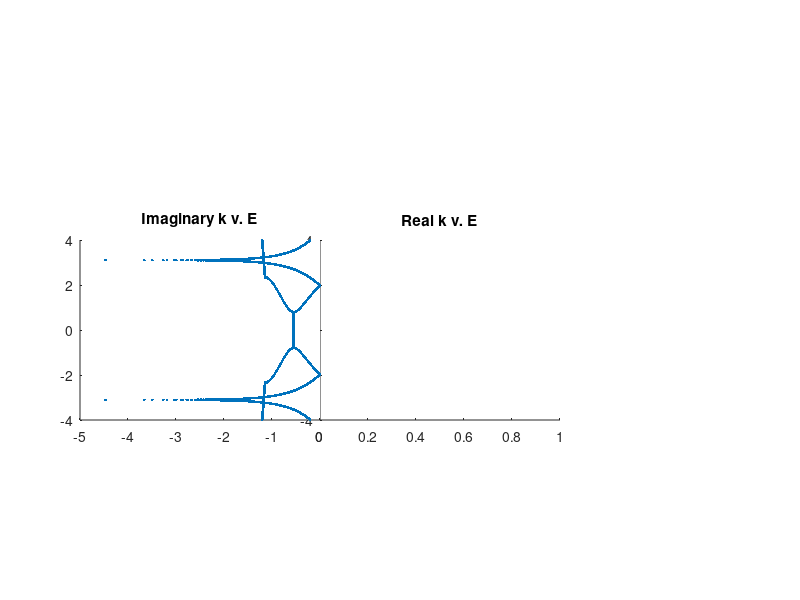

Write the MATLAB code that produced this figure.
clear all
%alpha = -3;
%beta_1 = -2.2;  %THIS GIVES WEIRD STUFF?
%beta_2 = 1.5;

alpha = 0.8;
beta_1 = -.4;
beta_2 = -1.3;

%Test system 1
Hd = [alpha, beta_1;beta_1,-alpha];
Hs = [0,beta_2;beta_2,0];

%Test System 2
%Hd = [alpha, beta_1;beta_1,alpha];
%Hs = [beta_2,0;0,0];

%Test System 3 
%alpha = 0.69;
%beta_1 = -1.2;
%beta_2 = -.7;
%Hd = [alpha, beta_1;beta_1,alpha];
%Hs = [beta_2,0;0,0];
%Hd = [alpha, beta_1;beta_1,-alpha];
%Hs = [0,beta_2;beta_2,0];

%Test System 4
%alpha = 0.69;
%beta_1 = -1.35;
%beta_2 = .92;
%Hd = [alpha, beta_1;beta_1,alpha];
%Hs = [beta_2,0;0,0];
%Hd = [alpha, beta_1;beta_1,-alpha];
%Hs = [0,beta_2;beta_2,0];

%%Test System 5
%alpha = 0.21;
%beta_1 = -2.43;
%beta_2 = .13;
%Hd = [alpha, beta_1;beta_1,alpha];
%Hs = [beta_2,0;0,0];
%Hd = [alpha, beta_1;beta_1,-alpha];
%Hs = [0,beta_2;beta_2,0];

%%Model System 3
%alpha = 0;
%beta = -.5;
%Hd = [alpha, beta, 0, 0, 0, beta ;beta,alpha,beta, ... 
%    0, 0, 0; 0, beta, alpha, beta, 0, 0; 0, 0, beta, alpha,...
%    beta, 0; 0, 0, 0, beta, alpha, beta; beta, 0, 0, 0, beta, alpha];
%Hs = zeros(6);
%Hs(1,4) = beta;

%Model System 4
%alpha = 0;
%beta = -.5;
%Hd = [alpha, beta, 0, 0, 0, beta ;beta,alpha,beta, 0, 0, 0; 0,...
%    beta, alpha, beta, 0, 0; 0, 0, beta, alpha, beta, 0; 0, 0, 0, ...
%    beta, alpha, beta; beta, 0, 0, 0, beta, alpha];
%Hs = zeros(6);
%Hs(1,3) = beta;

%Model System 5
%alpha = 0;
%beta = -.5;
%Hd = [alpha, beta, 0, 0, 0, beta ;beta,alpha,beta, 0, 0, 0; 0, beta, ...
%    alpha, beta, 0, 0; 0, 0, beta, alpha, beta, 0; 0, 0, 0, beta, alpha,...
%    beta; beta, 0, 0, 0, beta, alpha];
%Hs = zeros(6);
%Hs(1,2) = beta;

%Model System 6
%Hd = -.5* [0,1,0,0,0,1;1,0,1,0,0,0;0,1,0,1,0,0;0,0,1,0,1,0;0,0,0,1,0,1;1,0,0,0,1,0];
%Hs = zeros(6);
%Hs(2,1) = -.5;
%Hs(3,4) = -.5;
%Hs(5,4)= -.5;
%Hs(6,1) = -.5;

%Data
%Hd = [.8,-.4;-.4,-.8];
%Hs = [0,-1.3;-1.3,0];
%E = [-10,10];

%Hd = [0];
%Hs = [-1/2];
E=[-4,4];

a = E(1,1); 
b = E(1,2);
Data_x = [];
Data_y = [];


    
for e = a:.001:b 
    
    Hsdagger = (Hs)' ;
    length = size(Hsdagger,1);

    %Calculate Inverse Hermitian Conjugate
    for j = 1:length
        for k = 1:length
            Hsdagger(j,k) = conj(Hsdagger(j,k));
        end
    end
    
    %BUILD AV = BVD (GENERALIZED EIGEN VALUE PROBLEM)
    A = [e*eye(length) - Hd, -Hs; eye(length), zeros(length)];
    B = [Hsdagger, zeros(length); zeros(length), eye(length)];
    [V,D] = eig(A,B); %AV = BVD
    
    
    temp = [];
    for j = 1:size(D,2)
        temp = [temp, (log( D(j,j) )/(1i))];
    end
    
    temp = sort(temp);
    
    for j = 1:rank(Hs)
        index1 = size(D,2)/2 - j +1;
        index2 = size(D,2)/2 +j;
        
        Data_x = [Data_x, log( temp(index1) )/(1i), log( temp(index2) )/(1i)];
        Data_y = [Data_y, e, e];    
    end
     
end

%Build imaginary and real data to plot. 
%This will plot a point with imag to imag
%And only purely real to real
Imag_k=  [];
Imag_E = [];
Real_k = [];
Real_E = [];

for e = 1:size(Data_x,2)
    if imag( Data_x(e) ) ~= 0
        Imag_k = [Imag_k, imag(Data_x(e)) ];
        Imag_E = [Imag_E, Data_y(e)];
    elseif imag( Data_x(e) ) == 0
        Real_k = [Real_k, Data_x(e)];
        Real_E = [Real_E, Data_y(e)];
    end
end







figure;
ax1=subplot('Position',[.4 .3 .3 .3]); %Position = [Left bottom width height];
scatter(abs(Real_k), Real_E, '.')
title('Real k v. E')
ylim([a,b])

hold on
ax2=subplot('Position',[.1 .3 .3 .3]);
set(ax2,'YTick',[],'XTick',[]);
scatter( -abs(Imag_k), Imag_E, '.')
title('Imaginary k v. E')
ylim([a,b])




return 

%SCREEN OUT 0 , pi, pi/2 for real data

stop=0;
[Real_k, sortIndex] = sort(Real_k);
Real_E = Real_E(sortIndex);
while stop == 0 
for j = 1:size(Real_k,2)
    if size(Real_k,2) < j
        break
    elseif abs( Real_k(j) ) - .1 < 0   %OUT WITH 0 
        Real_k(j) = [];
        Real_E(j) = [];
        Real_k(end) = [];   %Screens out zeros and infty eigen values.
        Real_E(end) = [];
        stop=0;
        break
    elseif abs ( Real_k(j)) == inf
        Real_k(j) = [];
        Real_E(j) = [];
        stop=0;
    elseif abs (Real_k(j) - pi*.5)  < .01   %OUT WITH PI/2
        Real_k(j) = [];
        Real_E(j) = [];
        stop=0;
    elseif abs( Real_k(j)  - pi)  < 0.01     %OUT WITH PI
        Real_k(j) = [];
        Real_E(j) = [];
        stop=0;
    else
        stop = 1;
    end
end

end



%Sorts data
[Imag_k, sortIndex] = sort(Imag_k);
Imag_E = Imag_E(sortIndex);
%Same as above, copy-pasted, screens out zeros for imag data now
stop=0;
while stop ==0 
for j = 1:size(Imag_k,2)
    flag = 0;
    if size(Imag_k,2) < j
        flag =1; 
        break
    elseif abs( Imag_k(j) ) < .1
        Imag_k(j) = [];
        Imag_E(j) = []; 
        stop=0;
        flag = 1;
        break
    elseif abs ( Imag_k(j) ) == inf
        Imag_k(j) = [];
        Imag_E(j) = [];
        stop=0;
    else
        stop=1;
    end
    if flag == 1; %Work around to break out of outer loop and restart process
        break
    end
end
end
 
[Imag_k, sortIndex] = sort(Imag_k);
Imag_E = Imag_E(sortIndex);

%Imag_k(1) = [];
%Imag_E(1) = [];

%if Imag_k(end) - Imag_k(end-1) > Imag_k(end-1)
%    Imag_k(end) = [];
%    Imag_E(end) = [];
%end


figure;
ax1=subplot('Position',[.4 .3 .3 .3]); %Position = [Left bottom width height];
scatter(abs(Real_k), Real_E, '.')
title('Real k v. E')
ylim([a,b])

hold on
ax2=subplot('Position',[.1 .3 .3 .3]);
set(ax2,'YTick',[],'XTick',[]);
scatter( -abs(Imag_k), Imag_E, '.')
title('Imaginary k v. E')
ylim([a,b])


Imag_k = abs(Imag_k);
Real_k = abs(Real_k);

Pure_Imag_k = Imag_k;
Pure_Imag_E = Imag_E;


%MAX LOOP VALUE:
input1 = input('Input rough bounds for E of max loop value [lower,higher] = ');
low = input1(1,1);
high = input1(1,2);

%Screen out all the zeros (again)
stop = 0;
while stop ==0
stop =1;
for j = 1:size(Imag_E,2)
    if size(Imag_k,2) < j
        stop=0;
        break
    elseif Imag_k(j) == 0 
        Imag_k(j) = [];
        Imag_E(j) = [];
        stop = 0;
    elseif (Imag_E(j) > high) | (Imag_E(j) < low)
        Imag_k(j) = [];
        Imag_E(j) = [];
        stop = 0;
    end
end
end

[min_k,loc] = min(Imag_k);
E_upper = Imag_E(loc);


%LOWER LOOP VALUE
input2 = input('Input rough bounds for E of min loop value [lower,higher] = ');
low = input2(1,1);
high = input2(1,2);
Imag_k = Pure_Imag_k;
Imag_E = Pure_Imag_E;

%Screen out all the zeros (again)
stop = 0;
while stop ==0
stop =1;
for j = 1:size(Imag_E,2)
    if size(Imag_k,2) < j
        stop=0;
        break
    elseif Imag_k(j) == 0 
        Imag_k(j) = [];
        Imag_E(j) = [];
        stop = 0;
    elseif (Imag_E(j) > high) | (Imag_E(j) < low)
        Imag_k(j) = [];
        Imag_E(j) = [];
        stop = 0;
    end
end
end
[min_k,loc] = min(Imag_k);
E_lower = Imag_E(loc);


%BRANCH POINT
input3 = input('Input rough bounds for the branch point [lower,higher] = ');
low = input3(1,1);
high = input3(1,2);
Imag_k = Pure_Imag_k;
Imag_E = Pure_Imag_E;

%Screen out all the zeros (again)
stop = 0;
while stop ==0
stop =1;
for j = 1:size(Imag_E,2)
    if size(Imag_k,2) < j
        stop=0;
        break
    elseif Imag_k(j) == 0 
        Imag_k(j) = [];
        Imag_E(j) = [];
        stop = 0;
    elseif (Imag_E(j) > high) | (Imag_E(j) < low)
        Imag_k(j) = [];
        Imag_E(j) = [];
        stop = 0;
    end
end
end

%Calculate branch point
[K_branch,loc] = max(Imag_k);
E_branch = Imag_E(loc);

fprintf("The branch point is: (%f, %f)\n", K_branch, E_branch )
fprintf("E_upper = %f, E_lower = %f\n", E_upper, E_lower)

%Returns a value [0,1] of position of branch where 0.5 is center (E value)
Branch_pos = (E_branch - E_lower)/(E_upper - E_lower);

%Returns a ratio of width/height. Bigger = longer, smaller = "stubbier"
wid_hei_ratio = K_branch/(E_upper - E_lower);

fprintf("Normalied Branch position = %f\n", Branch_pos)
fprintf("Ratio of width/height = %f\n", wid_hei_ratio)






